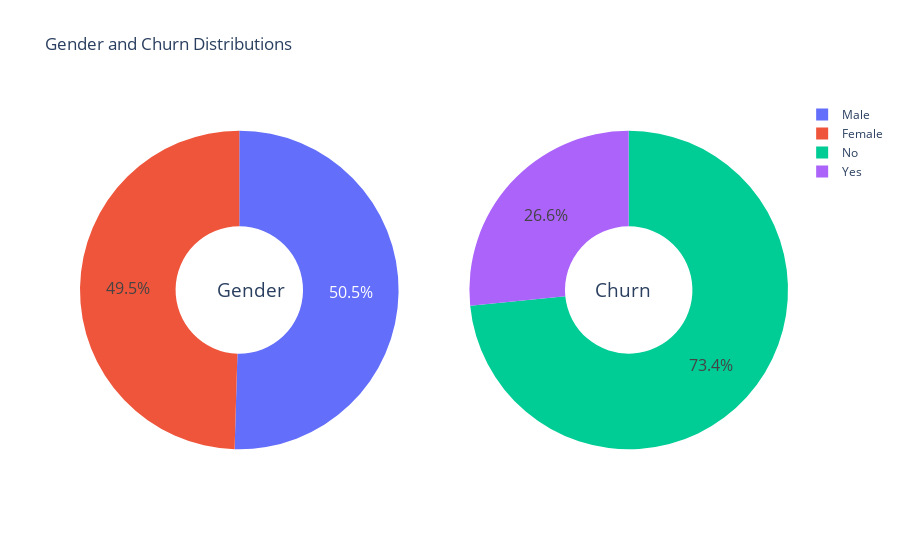

This figure's notebook cell:
### Markdown cell above
DATA VISUALIZATION

### Code cell
g_labels = ['Male', 'Female']
c_labels = ['No', 'Yes']
fig = make_subplots(rows=1, cols=2, specs=[[{'type':'domain'}, {'type':'domain'}]])
fig.add_trace(go.Pie(labels=g_labels, values=df['gender'].value_counts(), name="Gender"),
              1, 1)
fig.add_trace(go.Pie(labels=c_labels, values=df['Churn'].value_counts(), name="Churn"),
              1, 2)
fig.update_traces(hole=.4, hoverinfo="label+percent+name", textfont_size=16)

fig.update_layout(
    title_text="Gender and Churn Distributions",
  
    annotations=[dict(text='Gender', x=0.19, y=0.5, font_size=19, showarrow=False),
                 dict(text='Churn', x=0.81, y=0.5, font_size=19, showarrow=False)])
fig.show()

### Figure 1 — Plotly figure (JSON) as saved in the notebook; plotly's stock layout.template omitted (floating-point values rounded to 4 significant figures)
{"data": [{"domain": {"x": [0, 0.45], "y": [0, 1]}, "hole": 0.4, "hoverinfo": "label+percent+name", "labels": ["Male", "Female"], "name": "Gender", "textfont": {"size": 16}, "type": "pie", "values": [3549, 3483]}, {"domain": {"x": [0.55, 1], "y": [0, 1]}, "hole": 0.4, "hoverinfo": "label+percent+name", "labels": ["No", "Yes"], "name": "Churn", "textfont": {"size": 16}, "type": "pie", "values": [5163, 1869]}], "layout": {"annotations": [{"font": {"size": 19}, "showarrow": false, "text": "Gender", "x": 0.19, "y": 0.5}, {"font": {"size": 19}, "showarrow": false, "text": "Churn", "x": 0.81, "y": 0.5}], "autosize": true, "title": {"text": "Gender and Churn Distributions"}}}
